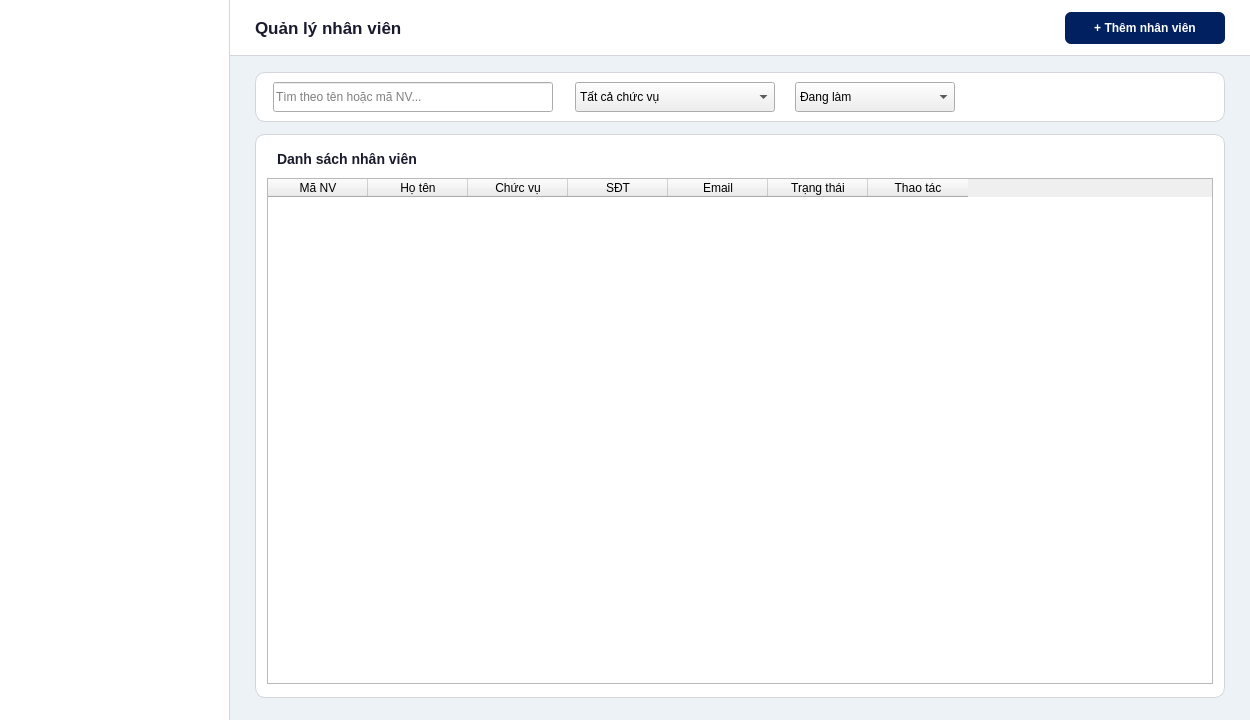
<?xml version="1.0" encoding="UTF-8"?>
<ui version="4.0">
 <class>AdminEmployees</class>
 <widget class="QWidget" name="AdminEmployees">
  <property name="geometry"><rect><x>0</x><y>0</y><width>1250</width><height>720</height></rect></property>
  <property name="minimumSize"><size><width>1250</width><height>720</height></size></property>
  <property name="windowTitle"><string>EAUT - Quan ly nhan vien</string></property>
  <property name="styleSheet"><string notr="true">QWidget#AdminEmployees { background: #edf2f7; }</string></property>

  <widget class="QFrame" name="sidebar">
   <property name="geometry"><rect><x>0</x><y>0</y><width>230</width><height>720</height></rect></property>
   <property name="styleSheet"><string notr="true">QFrame#sidebar { background: #ffffff; border-right: 1px solid #d2d6dc; }</string></property>
   <property name="frameShape"><enum>QFrame::NoFrame</enum></property>
  </widget>

  <widget class="QFrame" name="contentArea">
   <property name="geometry"><rect><x>230</x><y>0</y><width>1020</width><height>720</height></rect></property>
   <property name="styleSheet"><string notr="true">QFrame#contentArea { background: #edf2f7; border: none; }</string></property>
   <property name="frameShape"><enum>QFrame::NoFrame</enum></property>

   <widget class="QFrame" name="headerBar">
    <property name="geometry"><rect><x>0</x><y>0</y><width>1020</width><height>56</height></rect></property>
    <property name="styleSheet"><string notr="true">QFrame#headerBar { background: white; border-bottom: 1px solid #d2d6dc; }</string></property>
    <property name="frameShape"><enum>QFrame::NoFrame</enum></property>
    <widget class="QLabel" name="lblPageTitle">
     <property name="geometry"><rect><x>25</x><y>0</y><width>400</width><height>56</height></rect></property>
     <property name="styleSheet"><string notr="true">color: #1a1a2e; font-size: 17px; font-weight: bold; background: transparent;</string></property>
     <property name="text"><string>Quản lý nhân viên</string></property>
     <property name="alignment"><set>Qt::AlignLeft|Qt::AlignVCenter</set></property>
    </widget>
    <widget class="QPushButton" name="btnAddEmp">
     <property name="geometry"><rect><x>835</x><y>12</y><width>160</width><height>32</height></rect></property>
     <property name="styleSheet"><string notr="true">QPushButton { background: #002060; color: white; border: none; border-radius: 6px; padding: 0 14px; font-size: 12px; font-weight: bold; } QPushButton:hover { background: #001545; }</string></property>
     <property name="text"><string>+ Thêm nhân viên</string></property>
     <property name="cursor"><cursorShape>PointingHandCursor</cursorShape></property>
    </widget>
   </widget>

   <widget class="QFrame" name="filterEmp">
    <property name="geometry"><rect><x>25</x><y>72</y><width>970</width><height>50</height></rect></property>
    <property name="styleSheet"><string notr="true">QFrame#filterEmp { background: white; border: 1px solid #d2d6dc; border-radius: 10px; }</string></property>
    <property name="frameShape"><enum>QFrame::NoFrame</enum></property>
    <widget class="QLineEdit" name="txtSearchEmp">
     <property name="geometry"><rect><x>18</x><y>10</y><width>280</width><height>30</height></rect></property>
     <property name="placeholderText"><string>Tìm theo tên hoặc mã NV...</string></property>
    </widget>
    <widget class="QComboBox" name="cboEmpRole">
     <property name="geometry"><rect><x>320</x><y>10</y><width>200</width><height>30</height></rect></property>
     <item><property name="text"><string>Tất cả chức vụ</string></property></item>
     <item><property name="text"><string>Nhân viên đăng ký</string></property></item>
     <item><property name="text"><string>Nhân viên thu ngân</string></property></item>
     <item><property name="text"><string>Quản lý</string></property></item>
    </widget>
    <widget class="QComboBox" name="cboEmpStatus">
     <property name="geometry"><rect><x>540</x><y>10</y><width>160</width><height>30</height></rect></property>
     <item><property name="text"><string>Đang làm</string></property></item>
     <item><property name="text"><string>Đã nghỉ</string></property></item>
     <item><property name="text"><string>Tất cả</string></property></item>
    </widget>
   </widget>

   <widget class="QFrame" name="empFrame">
    <property name="geometry"><rect><x>25</x><y>134</y><width>970</width><height>564</height></rect></property>
    <property name="styleSheet"><string notr="true">QFrame#empFrame { background: white; border: 1px solid #d2d6dc; border-radius: 10px; }</string></property>
    <property name="frameShape"><enum>QFrame::NoFrame</enum></property>

    <widget class="QLabel" name="lblEmpTitle">
     <property name="geometry"><rect><x>22</x><y>14</y><width>400</width><height>22</height></rect></property>
     <property name="styleSheet"><string notr="true">color: #1a1a2e; font-size: 14px; font-weight: bold; background: transparent;</string></property>
     <property name="text"><string>Danh sách nhân viên</string></property>
    </widget>

    <widget class="QTableWidget" name="tblAdmEmployees">
     <property name="geometry"><rect><x>12</x><y>44</y><width>946</width><height>506</height></rect></property>
     <property name="alternatingRowColors"><bool>true</bool></property>
     <property name="selectionBehavior"><enum>QAbstractItemView::SelectRows</enum></property>
     <property name="editTriggers"><set>QAbstractItemView::NoEditTriggers</set></property>
     <property name="showGrid"><bool>false</bool></property>
     <property name="columnCount"><number>7</number></property>
     <column><property name="text"><string>Mã NV</string></property></column>
     <column><property name="text"><string>Họ tên</string></property></column>
     <column><property name="text"><string>Chức vụ</string></property></column>
     <column><property name="text"><string>SĐT</string></property></column>
     <column><property name="text"><string>Email</string></property></column>
     <column><property name="text"><string>Trạng thái</string></property></column>
     <column><property name="text"><string>Thao tác</string></property></column>
    </widget>
   </widget>

  </widget>
 </widget>
 <resources/>
 <connections/>
</ui>
